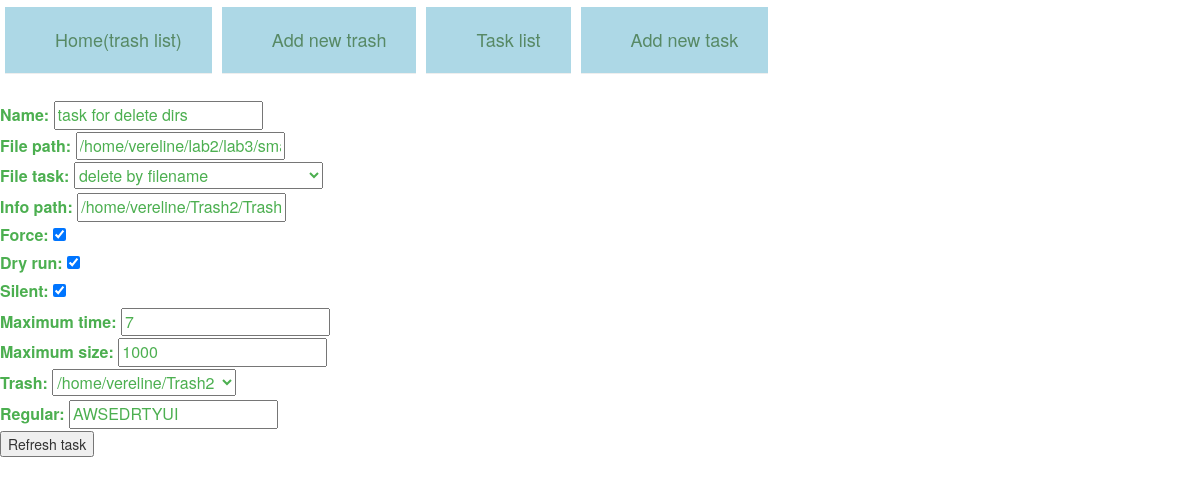
Page /refresh_task/5 on the earlier database version.
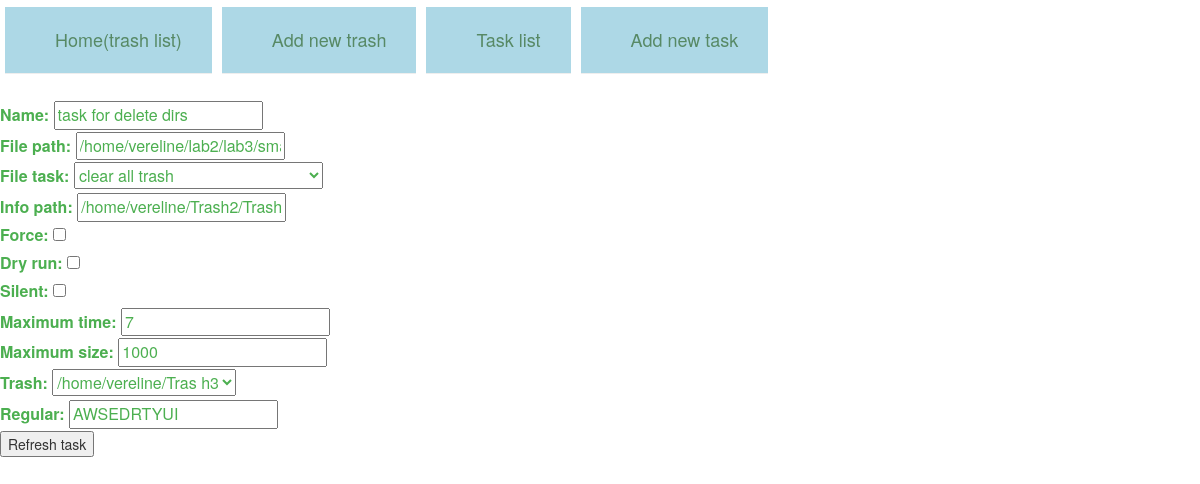
Same page on the later database version.
### trashes/models.py (models this page shows, shortened)
class TaskToDo(models.Model):
    name = models.CharField(max_length=256, default=' ')
    file_path = models.CharField(max_length=256, default=' ')
    trash = models.ForeignKey(Trash, default=None)
    force = models.BooleanField(default=False)
    dry_run = models.BooleanField(default=False)
    silent = models.BooleanField(default=False)
    tasks = (
        ('delete by regex', 'delete by regex'),
        ('delete by filename', 'delete by filename'),
        ('recover all trash', 'recover all trash'),
        ('clear all trash', 'clear all trash'),
        ('remove files from trash', 'remove files from trash'),
        ('recover files from trash', 'recover files from trash'),
        ('remove files from trash by regex', 'remove files from trash by regex'),
        ('recover files from trash by regex', 'recover files from trash by regex')
    )
    file_task = models.CharField(max_length=256, choices=tasks, default=None)
    regular = models.CharField(max_length=256, default=' ')
    info_path = models.CharField(max_length=256, default=' ')
    maximum_size = models.PositiveIntegerField(default=1000)
    maximum_time = models.PositiveIntegerField(default=7)
    NOTDONE = 'Not done'
    INPROCESS = 'In process'
    WAITING = 'Waiting'
    DONE = 'Done'
    ERROR = 'Error'
    task_process_choices = (
        (NOTDONE, 'Not done'),
        (INPROCESS, 'In process'),
        (WAITING, 'Waiting'),
        (DONE, 'Done'),
        (ERROR, 'Error'),
    )
    task_process = models.CharField(
        max_length=256,
        choices=task_process_choices,
        default=NOTDONE,
    )
    class Meta:
        db_table = 'task'

### trashes/views.py (the view)
# urls.py: url(r'^refresh_task/(?P<pk>\d+)$', views.RefreshTask.as_view(), name='refresh_task'),
class RefreshTask(UpdateView):
    success_url = reverse_lazy('task_list')
    template_name = "refresh_task.html"
    model = TaskToDo
    fields = ('name', 'file_path', 'file_task', 'info_path', 'force', 'dry_run', 'silent',
              'maximum_time', 'maximum_size', 'trash', 'regular', )

### trashes/models.py (called while the page is built)
    def __str__(self):              # __unicode__ on Python 2
        return os.path.abspath(self.path)

### templates/refresh_task.html (shortened to what this page needs)
{% extends 'base.html' %}
{% block content %}
<table >
        <tbody>
            <tr>
                <td ><div class="page-header"><a href={% url 'main' %}>Home(trash list)</a></div></td>
            <td ><div class="page-header"><a href={% url 'add_trash' %}>Add new trash</a></div></td>
            <td ><div class="page-header"><a href={% url 'task_list'%}>Task list</a></div></td>
            <td ><div class="page-header"><a href={% url 'add_task'%}>Add new task</a></div></td>
            </tr>
        </tbody>
    </table>
<form method="Post" action="">
                {{ form.as_p }}
                <input type="submit" value="Refresh task">
</form>
{% endblock %}

### templates/base.html (shortened to what this page needs)
{% load static %}
{% load staticfiles %}
<!DOCTYPE html>
<html lang="en">
<head>
    <link rel="stylesheet" href="//maxcdn.bootstrapcdn.com/bootstrap/3.2.0/css/bootstrap.min.css">
    <link rel="stylesheet" href="//maxcdn.bootstrapcdn.com/bootstrap/3.2.0/css/bootstrap-theme.min.css">
    <link rel="stylesheet" href="{% static 'style.css' %}">
</head>
<body>
    <div class="wrapper">
        <div class="wrapper-content">
            {% block content %}
            {% endblock content %}
        </div>
    </div>
</body>
</html>

### static/style.css (style rules this page uses)
.page-header { background-color: lightblue; margin-top: 0; padding: 20px 20px 20px 40px; font-weight: 100; font-size: large; text-underline: none; }
td a { margin-top: 0; padding: 10px 10px 10px 10px; color: #578965; }
p { margin-top: 0; margin-bottom: 0; font-size: medium; color: #4CAF50; }
TABLE { border-top: 2px solid #FFF; border-bottom: 2px solid #FFF; }
TD, TH { padding: 5px; }

Differences in the rows shown:
changed TaskToDo "task for delete dirs": file_task "delete by filename" → "clear all trash"; force "☑" → "☐"; dry_run "☑" → "☐"; silent "☑" → "☐"; trash "/home/vereline/Trash2" → "/home/vereline/Tras h3"
